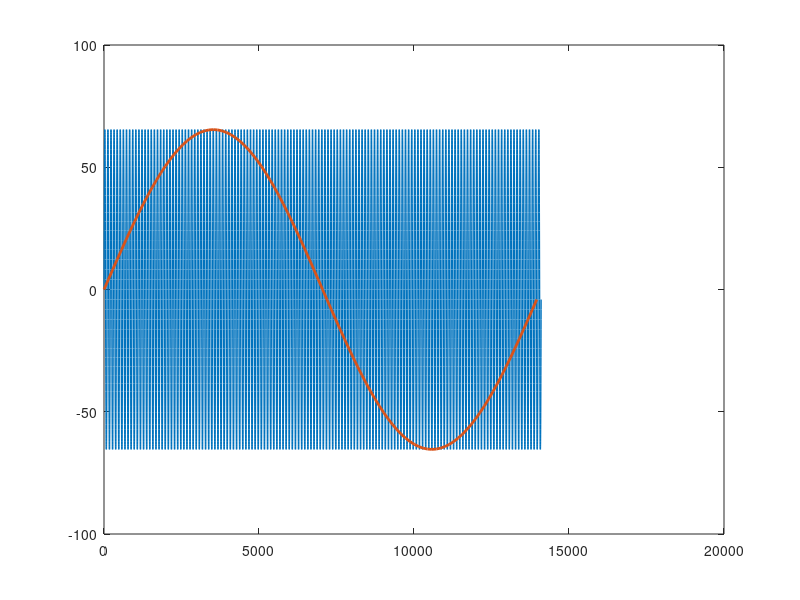

Reproduce this figure in MATLAB.
load('F_Signal.txt');
plot(F_Signal,'LineWidth',1);figure(gcf);
hold all;
precision=100;
plot ((1:length(F_Signal)/precision:length(F_Signal)), F_Signal(1:precision),'LineWidth',2);